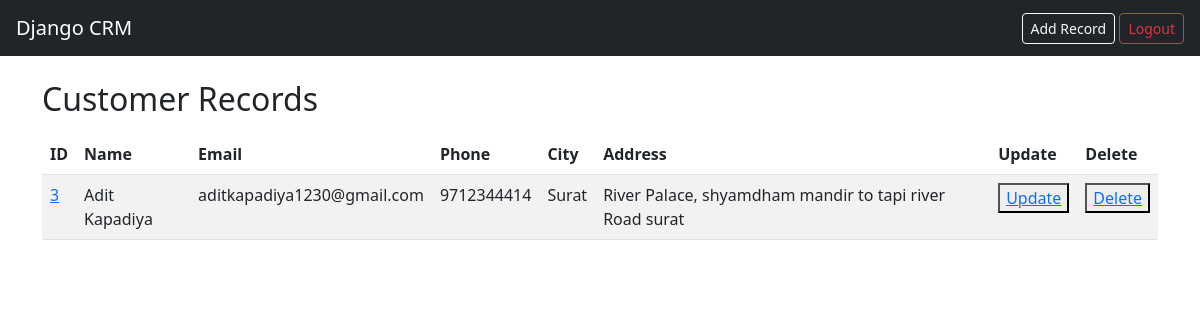
The app's page / (signed in), older data.
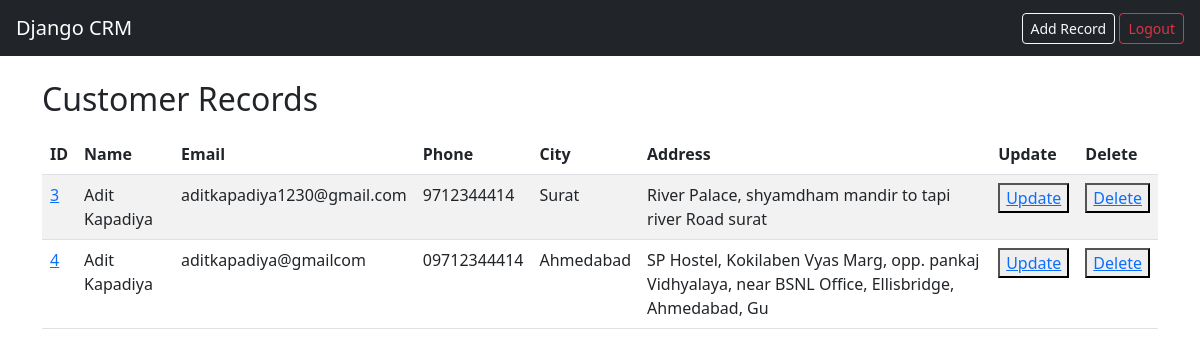
The same page, newer data.
### customer/models.py (models this page shows, shortened)
class Record(models.Model):
    created_at = models.DateTimeField(auto_now_add=True)
    first_name = models.CharField(max_length=50)
    last_name = models.CharField(max_length=50)
    email = models.CharField(max_length=100)
    phone = models.CharField(max_length=20)
    address = models.CharField(max_length=100)
    city = models.CharField(max_length=50)

### customer/views.py (the view)
# urls.py: 2. Add a URL to urlpatterns:  path('', views.home, name='home')
def home(request):
    records = Record.objects.all()
    return render(request , "home.html" , {"records" : records})

### customer/templates/home.html
{% extends 'base.html' %}
{% block content %}
{% if user.is_authenticated %}
  <h2>Customer Records</h2>
  <table class="table table-striped table-hover mt-3">
    <thead>
      <tr>
        <th>ID</th>
        <th>Name</th>
        <th>Email</th>
        <th>Phone</th>
        <th>City</th>
        <th>Address</th>
        <th>Update</th>
        <th>Delete</th>
      </tr>
    </thead>
    <tbody>
      {% for record in records %}
      <tr>
        <td><a href="">{{ record.id }}</a></td>
        <td>{{ record.first_name }} {{ record.last_name }}</td>
        <td>{{ record.email }}</td>
        <td>{{ record.phone }}</td>
        <td>{{ record.city }}</td>
        <td>{{ record.address }}</td>
        <td><button><a href="{% url 'update' record.id %}">Update</a></button></td>
        <td><button><a href="{% url 'delete' record.id %}">Delete</a></button></td>
      </tr>
      {% endfor %}
    </tbody>
  </table>
{% else %}
  <div class="p-5 mb-4 bg-light rounded-3">
    <h2>Welcome to CRM</h2>
    <p>Please login or register to manage records.</p>
  </div>
{% endif %}
{% endblock %}

Row changes from the older to the newer data that the page shows:
added Record: id "4", first_name "Adit", last_name "Kapadiya", email "aditkapadiya@gmailcom", phone "09712344414", city "Ahmedabad", address "SP Hostel, Kokilaben Vyas Marg, opp. pankaj Vidhyalaya, near BSNL Office, Ellisbridge, Ahmedabad, Gu"
